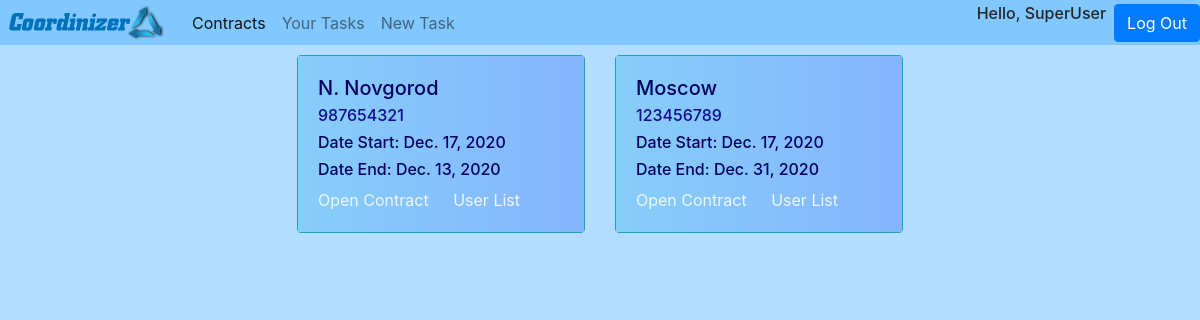
/catalog/all_contracts/ (signed in), run on the app's committed database.
### catalog/models.py (models this page shows, shortened)
class Contract(models.Model):
    contractName = models.CharField(max_length=100, help_text="Enter a city name for a contract")
    zakupkiId = models.CharField(max_length=50, help_text="Enter an id from zakupki.gov.ru")
    dateStart = models.DateField()
    dateEnd = models.DateField()
    linkToZakupkigov = models.TextField(help_text="Enter an link to zakupki.gov.ru", default="https://zakupki.gov.ru/epz/main/public/home.html")
    currentUsers = models.ManyToManyField(User)
    def display_users(self):
         return ', '.join([user.username for user in self.currentUsers.all()])
    def getLink(self):
        return reverse('contractDetail', args=[str(self.id)])
    class Meta:
        db_table = "Contract"

### catalog/views.py (the view)
# urls.py: path('all_contracts/',  views.ContractView.as_view(), name = 'allContracts'),
class ContractView(generics.ListAPIView):
    renderer_classes = [TemplateHTMLRenderer]
    template_name = 'tableofcontracts.html'
    def get(self, request):
        contracts = Contract.objects.filter(currentUsers = getCurrentUser(request))
        users = User.objects.all()
        serializer = ContractSerializer(contracts, many=True)
        return Response({'serializer': serializer,'contracts': contracts, 'users': users})

### catalog/views.py (called while the page is built)
def getCurrentUser(request):
    return request.user

### templates/tableofcontracts.html (shortened to what this page needs)
{% extends "main.html" %}
{%block navitems%}
<li class="nav-item active">
  <a class="nav-link" href={% url 'allContracts' %}>Contracts</a>
</li>
<li class="nav-item">
  <a class="nav-link" href={% url 'myTasks' %}>Your Tasks</a>
</li>
<li class="nav-item">
  <a class="nav-link" href={% url 'addTask' %}>New Task</a>
</li>
{%endblock%}
{%block content%}
<div class='container' id='contractCards'>
  <div class="row justify-content-md-center">
    {%for contract in contracts%}
    <div class="col-md-auto">
      <div class="card border-info mb-3" style="width: 18rem;">
        <div class="card-body">
          <h5 class="card-title"> {{contract.contractName}} </h5>
          <h6 class="card-subtitle mb-2"> {{contract.zakupkiId}} </h6>
          <h6 class="card-text ">Date Start: {{contract.dateStart}} </h6>
          <h6 class="card-text">Date End: {{contract.dateEnd}} </h6>
          <a href='{{contract.getLink}}' class="card-link"> Open Contract </a>
          <a href="#" class="card-link" data-toggle="popover" data-trigger="focus" title="Users:" data-content='{{contract.display_users}}'>User List</a>
        </div>
      </div>
    </div>
    {%endfor%}
  </div>
</div>
{% endblock %}

### templates/main.html (shortened to what this page needs)
<!DOCTYPE html>
{% load static %}
<html lang="en">
<head>
  <link rel="stylesheet" href="https://maxcdn.bootstrapcdn.com/bootstrap/4.0.0/css/bootstrap.min.css">
</head>
{%block navbar%}
<nav class="navbar navbar-expand-sm navbar-light">
  <a class="navbar-brand" href={% url 'main' %}>
    <img src="{%static 'LogoInversed.png'%}" / width="168" height="45">
  <div class="collapse navbar-collapse" id="navbarTogglerDemo02">
    <ul class="navbar-nav mr-auto mt-2 mt-lg-0">
      {%block navitems%}{%endblock%}
    </ul>
    {%block login%}
    {% if user.is_authenticated %}
    <div class="d-flex">
    <h6 class = 'px-2'>Hello, {{user.username}}</h6>
      <button onclick="location.href='{% url 'logout' %}'" class="btn btn-primary" type="submit">Log Out</button>
    {%else%}
      <button onclick="location.href='{% url 'login' %}'" class="btn btn-primary" type="submit">Log In</button>
    {%endif%}
    </div>
    {%endblock%}
  </div>
</nav>
{%endblock%}
<body>
  {% block content %}{% endblock %}
</body>
</html>

### templates/main.html (style rules this page uses)
body { background-color: #b3deff }
.navbar { background-color: #80c8ff; padding: 0px; border: 0px; }
.navbar-brand { padding: 0px; }

### templates/tableofcontracts.html (style rules this page uses)
#contractCards { padding-top: 10px; }
.card-body { background: linear-gradient(to left, #85b4ff, #87CEFA); }
.card-title, .card-text { color: #000061; }
.card-subtitle { color: #120a8f; }
.card-link { color: #f0f8ff; }

### data on the page
Contract: contractName "N. Novgorod", zakupkiId "987654321", dateStart "Dec. 17, 2020", dateEnd "Dec. 13, 2020"
Contract: contractName "Moscow", zakupkiId "123456789", dateStart "Dec. 17, 2020", dateEnd "Dec. 31, 2020"

### other printed values
{{ user.username }} "SuperUser"
